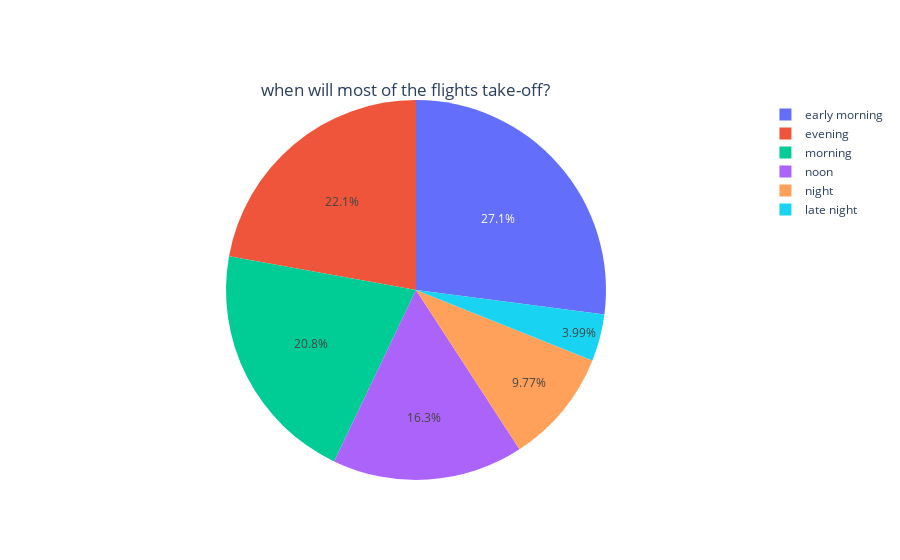

Here is the notebook cell this chart was saved with:
### Markdown cell above
Let's use an interactive piechart from plotly :

### Code cell
fig = go.Figure(data=[go.Pie(labels=data["Dep_Time_Cat"].value_counts().index,
                    values=data["Dep_Time_Cat"].value_counts())])
 
# title alignment
fig.update_layout(title_text='when will most of the flights take-off?',title_y=0.85, title_x = 0.45)
 
fig.show()

### Figure 1 — Plotly figure (JSON) as saved in the notebook; plotly's stock layout.template omitted (floating-point values rounded to 4 significant figures)
{"data": [{"labels": ["early morning", "evening", "morning", "noon", "night", "late night"], "type": "pie", "values": [2880, 2357, 2209, 1731, 1040, 425]}], "layout": {"title": {"text": "when will most of the flights take-off?", "x": 0.45, "y": 0.85}}}
